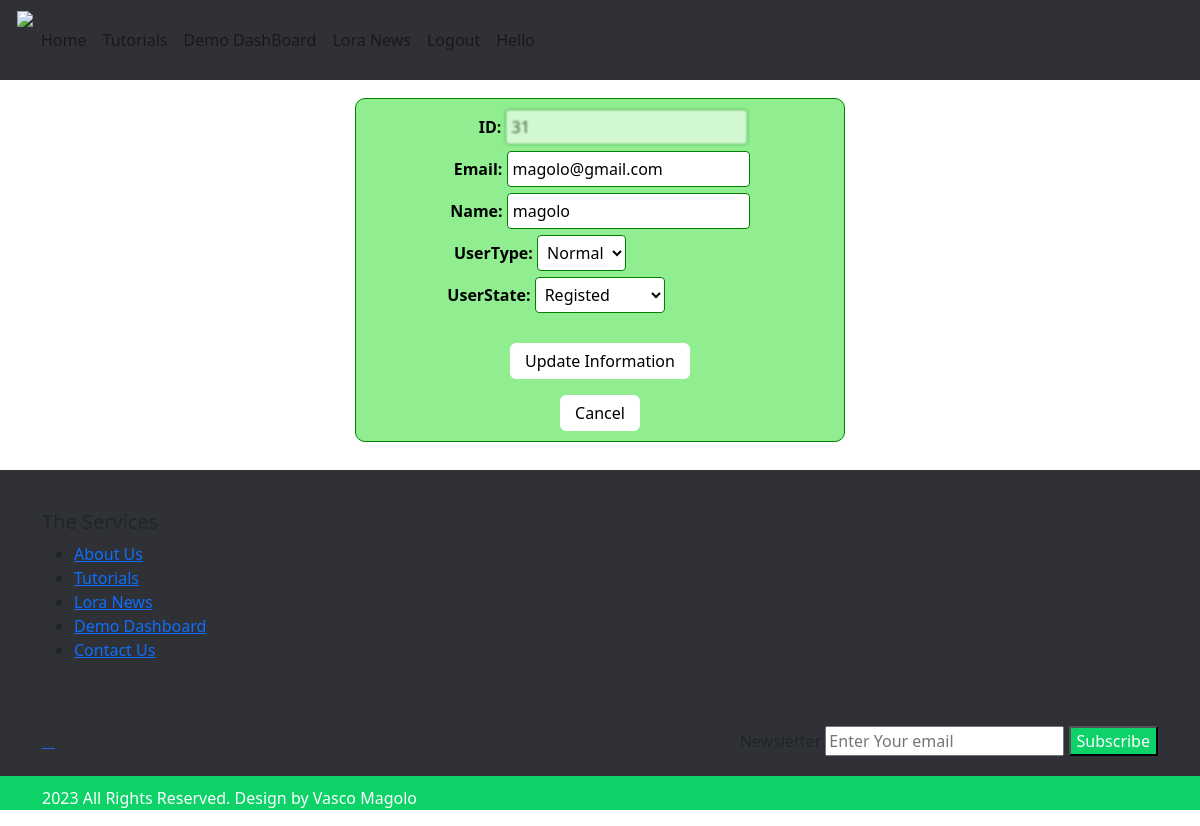
/website/pages/updateU.php?id=31 (signed in), run on the app's committed database.
### tables this page shows
CREATE TABLE `users` (
  `IDuser` int(11) NOT NULL,
  `login` varchar(100) NOT NULL,
  `pass` varchar(100) NOT NULL,
  `nome` varchar(100) NOT NULL,
  `dataRegisto` timestamp NOT NULL DEFAULT CURRENT_TIMESTAMP ON UPDATE CURRENT_TIMESTAMP,
  `IDtipo` int(11) DEFAULT NULL,
  `IDestado` int(11) NOT NULL
);

### website/pages/updateU.php (the view, shortened to what this page needs)
<?php
include ('../scripts/ligaBD.php');
include ('../pages/head.php');
include ('../pages/nav.php');
$idToEdit = $_GET['id'];
$query = "SELECT IDuser, login, nome, IDtipo, IDestado from users where IDuser = ". $idToEdit;
$result = mysqli_query($ligaBD, $query);
$row = mysqli_fetch_array($result);
?>
<html>
<head>
</head>
<body >
    <div class="bodyEditUser" >
        <div class="containerEditUser" style='overflow-x:0;'>
            <form action="" id="theForm" method='Post'>
                <label class="lblEditUser" for="id" style='margin-left:1.7rem;'>ID:</label>
                <input class="inputEditUser" type="text" id="id" name="id" value="<?php echo $idToEdit; ?>" readOnly = "true"style='color:black;'> <br>
                <label class="lblEditUser" for="login"style='margin-left:0.2rem;'>Email:</label>
                <input class="inputEditUser" type="email" id="login" name="login" value="<?php echo $row[1]; ?>"> <br>
                <label class="lblEditUser" for="name">Name:</label>
                <input class="inputEditUser" type="text" id="name" name="name" value="<?php echo $row[2]; ?>"> <br>
                <label class="lblEditUser" for="idtipo" style='margin-left:-7.5rem;'>UserType:</label>
                <select class="selectEditUser" id="idtipo" name="idtipo" <?php if(($idToEdit == $_SESSION['idU']) and ($row[3] == 1)) echo "disabled"; ?> >
                    <option <?php if($row[3] == 3) echo "selected = 'selected'" ?> value="3">Normal</option>
                </select>
                <br>
                <label class="lblEditUser" for="idestado" style='margin-left:-5.5rem;'>UserState:</label>
                <select class="selectEditUser" id="idestado" name="idestado" <?php if(($idToEdit == $_SESSION['idU']) and ($row[3] == 1)) echo "disabled"; ?> > <br>
                    <option <?php if($row[4] == 3) echo "selected = 'selected'" ?> value="3">Registed</option>
                </select>
                <br> <br>
                <button class="btnEditUser" onclick=showAlertEdit()>Update Information</button><p></p>
            </form>
            <button class="btnEditUser" onclick="location.href='../pages/listausers.php'">Cancel</button>
        </div>
    </div>
</body>
<?php
include ('../pages/footer.php');
?>
</html>

### website/pages/updateU.php (style rules this page uses)
body { background-color:white !important; }
.bodyEditUser { text-align: center; vertical-align: middle; margin: auto; padding: 18px; padding-left: 25px; padding-right: 25px; position: relative; width:25%; top: 0; left: 0; bottom: 0; right: 0; }
.containerEditUser { padding: 10px 10px 10px 10px; margin-bottom: 10px; background-color: lightgreen; border-radius: 10px; border: 1px solid green; overflow-x: auto; text-align: center; color: black; }
.lblEditUser { font-weight: bold; color: black; }
.inputEditUser { border: 1px solid green; background-color: white; border-radius: 4px; color: black; padding: 5px; margin-bottom: 6px; }
.inputEditUser:read-only { filter: blur(0.8px); opacity: 60%; color: white; }
.selectEditUser { border: 1px solid green; background-color: white; border-radius: 4px; color: black; padding: 5px; margin-bottom: 6px; }
.btnEditUser { border: 1px solid white; background-color: white; color: black; padding-top: 5px; padding-bottom: 5px; padding-left: 14px; padding-right: 14px; border-radius: 6px; }
@media only screen and (max-width:3000px) { .bodyEditUser { width:25%; } }
@media only screen and (max-width:1600px) { .bodyEditUser { width:30%; } }
@media only screen and (max-width:1400px) { .bodyEditUser { width:35%; } }
@media only screen and (max-width:1200px) { .bodyEditUser { width:45%; } }

### data on the page
users: login "magolo@gmail.com", name "magolo", idtipo "Normal", idestado "Registed"
